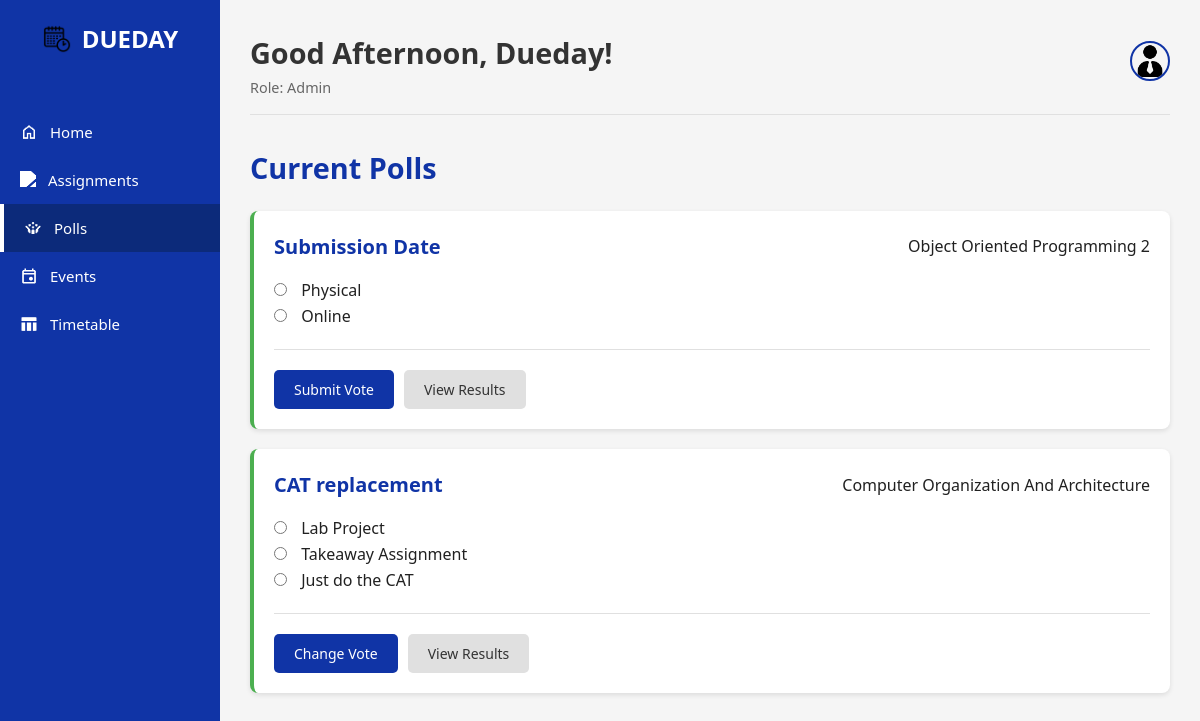
Page /poll.php (signed in) on the committed database.
### tables this page shows
CREATE TABLE `polls` (
  `Poll_ID` int(11) NOT NULL,
  `Poll_Title` varchar(100) NOT NULL,
  `Poll_Description` text DEFAULT NULL,
  `Class_ID` int(11) DEFAULT NULL,
  `Expires_At` datetime NOT NULL,
  `Status` varchar(20) NOT NULL,
  `Is_Anonymous` tinyint(1) NOT NULL DEFAULT 0,
  `Allow_Multiple_Choices` tinyint(1) NOT NULL DEFAULT 0
);

CREATE TABLE `poll_options` (
  `Option_ID` int(11) NOT NULL,
  `Poll_ID` int(11) NOT NULL,
  `Option_Text` varchar(255) NOT NULL
);

### poll.php (the view, shortened to what this page needs)
<?php
require_once 'templates/header.php';
$user_voted_polls = [];
$stmt_votes = $conn->prepare("SELECT DISTINCT Poll_ID FROM Poll_Data WHERE User_ID = ?");
$stmt_votes->bind_param("i", $user_id);
$stmt_votes->execute();
$result_votes = $stmt_votes->get_result();
while($row = $result_votes->fetch_assoc()) { $user_voted_polls[] = $row['Poll_ID']; }
$polls_data = [];
$sql = "SELECT p.*, po.Option_ID, po.Option_Text, c.Class_Name FROM Polls p JOIN Poll_Options po ON p.Poll_ID = po.Poll_ID LEFT JOIN Classes c ON p.Class_ID = c.Class_ID WHERE p.Expires_At > NOW() OR p.Poll_ID IN (SELECT Poll_ID FROM Poll_Data WHERE User_ID = ?) ORDER BY p.Expires_At DESC, p.Poll_ID, po.Option_ID";
$stmt_polls = $conn->prepare($sql);
$stmt_polls->bind_param("i", $user_id);
$stmt_polls->execute();
$result = $stmt_polls->get_result();
while ($row = $result->fetch_assoc()) {
    $poll_id = $row['Poll_ID'];
    if (!isset($polls_data[$poll_id])) { $polls_data[$poll_id] = [ 'title' => $row['Poll_Title'], 'description' => $row['Poll_Description'], 'class_name' => $row['Class_Name'], 'expires_at' => new DateTime($row['Expires_At']), 'is_active' => (new DateTime() < new DateTime($row['Expires_At'])), 'allow_multiple' => (bool)$row['Allow_Multiple_Choices'], 'options' => [] ]; }
    $polls_data[$poll_id]['options'][] = ['id' => $row['Option_ID'], 'text' => $row['Option_Text']];
}
?>
<div id="viewSection" class="polls-view-section">
    <h2 class="section-title">Current Polls</h2>
    <?php if (empty($polls_data)): ?><p>No polls are currently active.</p><?php else: foreach ($polls_data as $poll_id => $poll): $user_has_voted = in_array($poll_id, $user_voted_polls); ?>
            <div class="card poll-card--<?php echo $poll['is_active'] ? 'active' : 'closed'; ?>">
                <form method="POST" action="poll.php">
                    <div class="card__header"><h3 class="card__title"><?php echo htmlspecialchars($poll['title']); ?></h3><?php if($poll['class_name']): ?><span class="card__meta-tag"><?php echo htmlspecialchars($poll['class_name']); ?></span><?php endif; ?></div>
                    <div class="poll-body">
                        <div class="poll-options">
                            <?php foreach ($poll['options'] as $option): ?>
                                <div class="poll-option">
                                    <input type="<?php echo $poll['allow_multiple'] ? 'checkbox' : 'radio'; ?>" name="option<?php echo $poll['allow_multiple'] ? '[]' : ''; ?>" value="<?php echo $option['id']; ?>" id="opt_<?php echo $option['id']; ?>" <?php echo !$poll['is_active'] ? 'disabled' : ''; ?>>
                                    <label for="opt_<?php echo $option['id']; ?>"><?php echo htmlspecialchars($option['text']); ?></label>
                                </div>
                            <?php endforeach; ?>
                        </div>
                    </div>
                    <div class="card__footer">
                        <?php if ($poll['is_active']): ?>
                            <button type="submit" class="btn btn--primary"><?php echo $user_has_voted ? 'Change Vote' : 'Submit Vote'; ?></button>
                        <?php endif; ?>
                        <button type="button" class="btn btn--secondary view-results-btn" data-modal-target="resultsModal" data-poll-id="<?php echo $poll_id; ?>">View Results</button>
                    </div>
                </form>
            </div>
    <?php endforeach; endif; ?>
</div>
<?php
require_once 'templates/footer.php';
?>

### assets/css/style.css (style rules this page uses)
:root { --egyptian-blue: #1034A6; --egyptian-blue-light: #2a4cb3; --egyptian-blue-dark: #0c2a7a; --light-gray: #f5f5f5; --medium-gray: #e0e0e0; --dark-gray: #333333; --white: #ffffff; --success: #4CAF50; --warning: #FFC107; --danger: #F44336; --navy-shadow: rgba(16, 52, 166, 0.1); --text-primary: #212121; --text-secondary: #666666; }
* { margin: 0; padding: 0; box-sizing: border-box; font-family: 'Segoe UI', Tahoma, Geneva, Verdana, sans-serif; }
body { background-color: var(--light-gray); color: var(--text-primary); line-height: 1.6; }
.section-title { color: var(--egyptian-blue); margin-bottom: 20px; font-size: 1.8rem; }
.btn { background-color: var(--egyptian-blue); color: white; border: none; padding: 10px 20px; border-radius: 5px; cursor: pointer; font-size: 14px; font-weight: 500; display: inline-flex; align-items: center; gap: 8px; transition: background-color 0.3s, box-shadow 0.3s; text-decoration: none; }
.btn--secondary { background-color: var(--medium-gray); color: var(--dark-gray); }
.card { background-color: white; border-radius: 8px; padding: 20px; margin-bottom: 20px; box-shadow: 0 2px 5px rgba(0,0,0,0.1); border-left: 4px solid var(--egyptian-blue); }
.card__header { display: flex; justify-content: space-between; align-items: center; margin-bottom: 15px; }
.card__title { color: var(--egyptian-blue); font-size: 20px; }
.card__footer { margin-top: 20px; padding-top: 20px; border-top: 1px solid var(--medium-gray); display: flex; gap: 10px; flex-wrap: wrap; }
.poll-card--active { border-left-color: var(--success); }
.poll-option input { margin-right: 10px; }

### rows in the picture
polls: poll_options.Option_Text "Physical", poll_options.Option_Text "Online"
polls: title "CAT replacement", class_name "Computer Organization And Architecture", poll_options.Option_Text "Lab Project", poll_options.Option_Text "Takeaway Assignment", poll_options.Option_Text "Just do the CAT", shows "Change Vote"

### other values in the picture
$time_based_greeting "Good Afternoon,"
$user_fname "Dueday"
$user_role "Admin"
$poll['title'] "Submission Date"
$poll['class_name'] "Object Oriented Programming 2"
